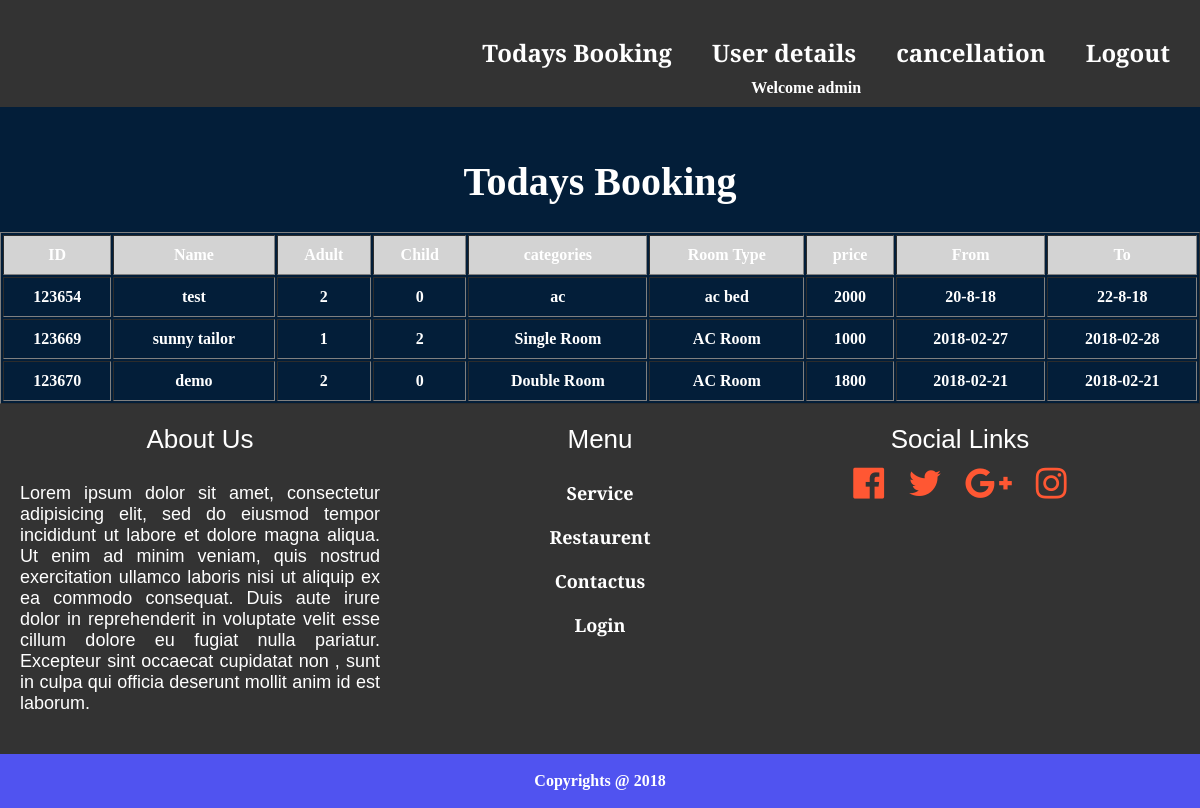
Page /adminhome.php on the committed database.
### tables this page shows
CREATE TABLE `book` (
  `ids` int(11) NOT NULL,
  `name` varchar(20) NOT NULL,
  `adult` int(11) NOT NULL,
  `child` int(11) NOT NULL,
  `cat` varchar(20) NOT NULL,
  `type` varchar(20) NOT NULL,
  `location` int(20) NOT NULL,
  `dfrom` varchar(20) NOT NULL,
  `dto` varchar(20) NOT NULL
);

### adminhome.php (the view, shortened to what this page needs)
<!DOCTYPE html>
<html>
<head>
	<link rel="stylesheet" type="text/css" href="css/style2.css">
</head>
<body>
 <header>
<nav>
	<ul>
		<li><a href="#">Todays Booking</a></li>
		<li><a href="adminuserdetails.php">User details</a></li>
		<li><a href="cancellation.php">cancellation</a></li>
		<li><a href="logout.php">Logout</a></li>
	</ul>
	<?php
		echo "Welcome admin";
		?>
</nav>
</header>
<h1>Todays Booking</h1>
<table width="100%" border="1" cellpadding="10">
	<tr bgcolor="lightgray">
		<td><center><b>ID</b></center></td>
		<td><center><b>Name</b></center></td>
		<td><center><b>Adult</b></center></td>
		<td><center><b>Child</b></center></td>
		<td><center><b>categories</b></center></td>
		<td><center><b>Room Type</b></center></td>
		<td><center><b>price</b></center></td>
		<td><center><b>From</b></center></td>
		<td><center><b>To</b></center></td>
	</tr>
<?php
$conn= new mysqli("localhost:3306","jiofreet_hotel","hotel@123","jiofreet_hotel");
$result = $conn->query("select * from book");
if($result->num_rows > 0)
{
	while ($row=$result->fetch_assoc())
	{
		echo "<tr>";
		echo"<td>".$row['ids']."</td>";
		echo"<td>".$row['name']."</td>";
		echo"<td>".$row['adult']."</td>";
		echo"<td>".$row['child']."</td>";
		echo"<td>".$row['cat']."</td>";
		echo"<td>".$row['type']."</td>";
		echo"<td>".$row['location']."</td>";
		echo"<td>".$row['dfrom']."</td>";
		echo"<td>".$row['dto']."</td>";
		echo "</tr>";
	}
}
else
echo"Invalid Id/User name";
?>
</table>
</body>
</html>

### css/style2.css (style rules this page uses)
body { margin: 0; background-color: #031E39; color: white; font-weight: bold; text-align: center; overflow-x: hidden; padding:0; }
h1 { font-size: 250%; font-weight: 700; text-align: center; padding-top: 2%; }
nav { float: right; padding: 10px; }
ul { list-style-type: none; }
header { margin: 0; padding: 0; overflow: hidden; background-color: #333; }
nav ul li { font-family: 'alegreya sans',sans-serif; font-size: 150%; display: inline-block; float: left; padding: 10px; }
nav ul li a { color: #fff; padding: 10px; text-decoration: none; }
::placeholder { color: #5B5958; padding: 5px; }
footer { height: 350px; width: 100%; background-color: #333; color: #fff; }
.footer1 { width: 30%; float: left; text-align: center; padding-top: 20px; padding-left: 20px; }
footer h3 { padding: 0; font-weight: 400; font-size: 26px; text-align: center; font-family: 'alegreya sans',sans-serif; margin: 0; }
footer .fa { padding: 10px; font-size: 36px; color: #FF5733; text-align: center; margin: 0; }
footer .left1 { padding-left: 40px; }
footer p { font-size: 18px; text-align: center; font-weight: 400; padding: 10px 0; font-family: 'alegreya sans',sans-serif; text-align: justify; }
footer li { color: #fff; padding: 10px; }
footer li a { color: #fff; text-decoration: none; font-size: 18px; text-align: center; margin: 10px; font-family: 'alegreya sans',sans-serif; }
.footer2 { background-color: #5053F0; color: #fff; padding: 2px; text-align: center; }

### rows in the picture
book: ids "123654", name "test", adult "2", child "0", cat "ac", type "ac bed", location "2000", dfrom "20-8-18", dto "22-8-18"
book: ids "123669", name "sunny tailor", adult "1", child "2", cat "Single Room", type "AC Room", location "1000", dfrom "2018-02-27", dto "2018-02-28"
book: ids "123670", name "demo", adult "2", child "0", cat "Double Room", type "AC Room", location "1800", dfrom "2018-02-21", dto "2018-02-21"
